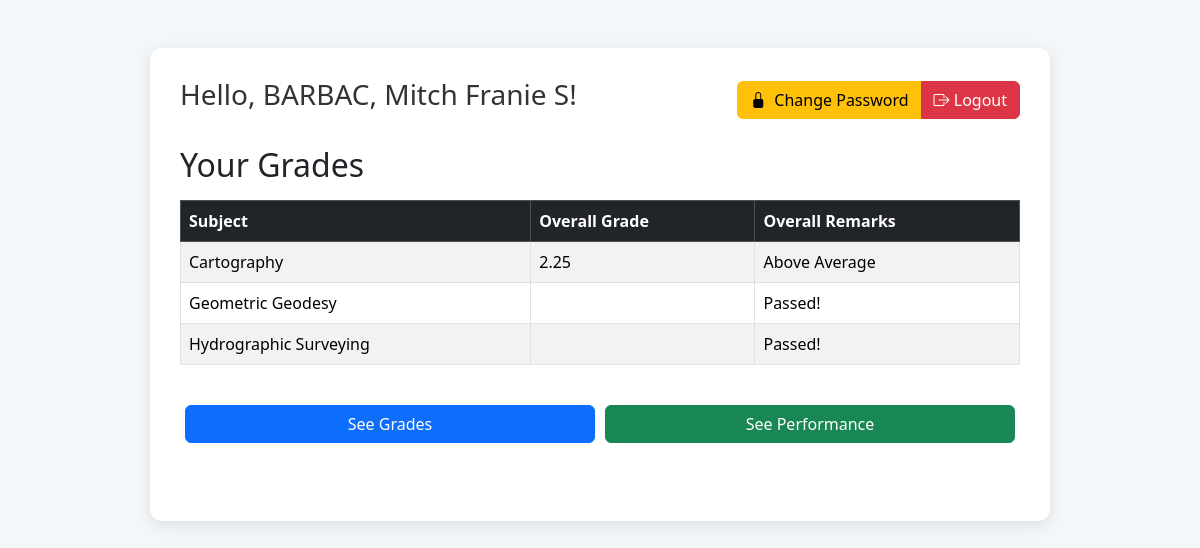
The page /dashboard/student (signed in) on the database as committed earlier.
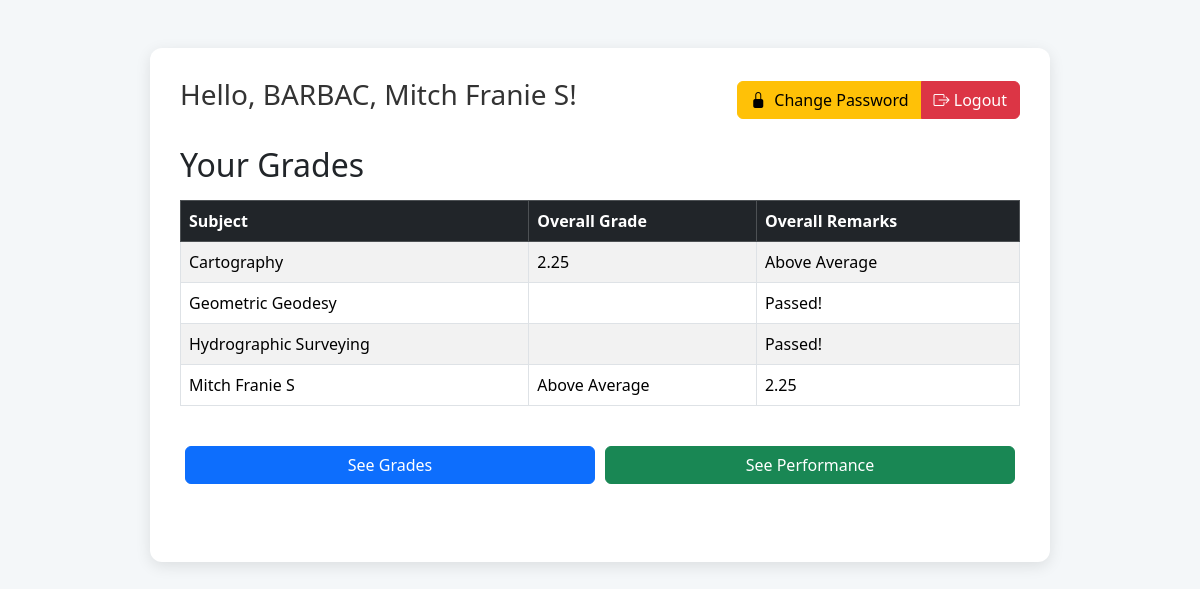
The same page on the database as committed later.
### app.py (models this page shows)
class Student(db.Model):
    __tablename__ = 'student'
    student_id = db.Column(db.String(100), primary_key=True)
    subject = db.Column(db.String(100), primary_key=True)
    name = db.Column(db.String(150), nullable=False)
    quiz1 = db.Column(db.String(10), default='0')
    quiz2 = db.Column(db.String(10), default='0')
    quiz3 = db.Column(db.String(10), default='0')
    quiz4 = db.Column(db.String(10), default='0')
    quiz5 = db.Column(db.String(10), default='0')
    quiz6 = db.Column(db.String(10), default='0')
    quiz7 = db.Column(db.String(10), default='0')
    quiz8 = db.Column(db.String(10), default='0')
    midterm_exam = db.Column(db.String(10), default='0')
    finals_exam = db.Column(db.String(10), default='0')
    midterm_grade = db.Column(db.String(10), default='0')
    finals_grade = db.Column(db.String(10), default='0')
    midterm_remarks = db.Column(db.String(50))
    finals_remarks = db.Column(db.String(50))
    overall_grade = db.Column(db.String(10), default='0')
    overall_remarks = db.Column(db.String(50))
    __table_args__ = (
        db.UniqueConstraint('student_id', 'subject', name='uix_student_subject'),
    )

### app.py (the view)
@app.route('/dashboard/student')
@login_required(role=['Student', 'Admin', 'Instructor'])
def dashboard_student():
    username = session.get('username')
    role = session.get('role')
    if role == 'Student':
        students = Student.query.filter_by(student_id=username).all()
        if not students:
            flash("Student record not found.", "danger")
            return redirect(url_for('login'))
        student_name = students[0].name
    else:
        students = Student.query.all()
        student_name = None
    return render_template(
        'dashboard_student.html',
        students=students,
        student_name=student_name,
        role=role,
        getattr=getattr  # Pass getattr to Jinja2 for dynamic quiz fields
    )

### app.py (called while the page is built)
def login_required(role=None):
    def decorator(f):
        @wraps(f)
        def decorated_function(*args, **kwargs):
            if 'user_id' not in session:
                flash("Please log in first.", "danger")
                return redirect(url_for('login'))
            if role and session.get('role') not in (role if isinstance(role, list) else [role]):
                flash("Access denied.", "danger")
                return redirect(url_for('login'))
            return f(*args, **kwargs)
        return decorated_function
    return decorator

### templates/dashboard_student.html (shortened to what this page needs)
<!DOCTYPE html>
<html lang="en">
<head>
  <link href="https://cdn.jsdelivr.net/npm/bootstrap@5.3.3/dist/css/bootstrap.min.css" rel="stylesheet">
  <link href="https://cdn.jsdelivr.net/npm/bootstrap-icons@1.11.3/font/bootstrap-icons.css" rel="stylesheet">
  <link rel="stylesheet" href="{{ url_for('static', filename='css/student.css') }}">
</head>
<body>
  <div class="container mt-5">
    <div class="d-flex justify-content-between align-items-center mb-4">
      {% if student_name %}
        <h1 class="welcome">Hello, {{ student_name }}!</h1>
      {% else %}
        <h1 class="welcome">Dashboard</h1>
      {% endif %}
      <div class="btn-group">
        <a href="{{ url_for('change_password') }}" class="btn btn-warning"><i class="bi bi-lock-fill me-2"></i>Change Password</a>
        <a href="{{ url_for('logout') }}" class="btn btn-danger"><i class="bi bi-box-arrow-right"></i> Logout</a>
      </div>
    </div>
    {% if students %}
    <h2 class="mb-3">Your Grades</h2>
    <div class="table-responsive">
      <table class="table table-bordered table-striped">
        <thead class="table-dark">
          <tr>
            <th>Subject</th>
             <th>Overall Grade</th>
             <th>Overall Remarks</th>
          </tr>
        </thead>
        <tbody>
          {% for s in students %}
          <tr>
            <td>{{ s.subject }}</td>
            <td>{{ s.overall_grade }}</td>
            <td>{{ s.overall_remarks }}</td>
          </tr>
          {% endfor %}
        </tbody>
      </table>
    </div>
    {% if role == 'Student' %}
      {% set student = students[0] %}
      <div class="d-flex bottom-btns justify-content-center mt-4 mb-5">
        <a href="{{ url_for('student_grades', student_id=student.student_id) }}" class="btn btn-primary">See Grades</a>
        <a href="{{ url_for('student_performance', student_id=student.student_id) }}" class="btn btn-success">See Performance</a>
      </div>
    {% endif %}
    {% else %}
    <p class="text-center text-muted">No records found.</p>
    {% endif %}
  </div>
</body>
</html>

### static/css/student.css (style rules this page uses)
body { font-family: 'Segoe UI', Tahoma, Geneva, Verdana, sans-serif; background: #f4f7f9; margin: 0; padding: 0; }
.container { max-width: 900px; margin: 50px auto; padding: 30px; background: #ffffff; border-radius: 12px; box-shadow: 0 4px 15px rgba(0,0,0,0.1); }
.welcome { color: #333333; font-size: 28px; margin-bottom: 10px; }

### templates/dashboard_student.html (style rules this page uses)
.bottom-btns .btn { flex: 1; margin: 0 5px; }

Rows that differ between the two databases and show on the page:
added Student: subject "Mitch Franie S", overall_grade "Above Average", overall_remarks "2.25"
